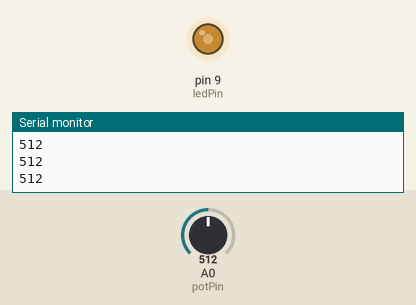
This sketch was run on a simulated Teensy 4. Shown: output pins drawn as LEDs (lit = HIGH), the last lines printed to the serial monitor. The inputs (shaded band) are chosen by the test bench; at power-on: A0 (potPin) = 512.

Above: at 1.2 s.
1.3 s: A0 (potPin) set to 716
At 1.7 s:
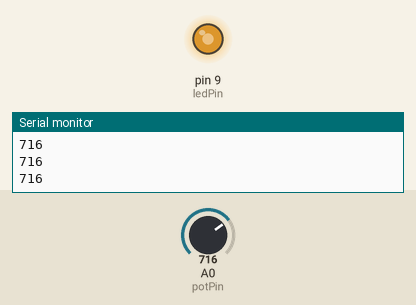
2.8 s: A0 (potPin) set to 900
At 3.7 s:
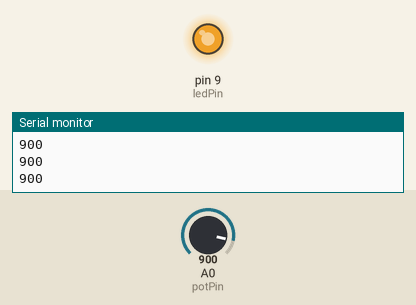
4.3 s: A0 (potPin) set to 122
At 5.0 s:
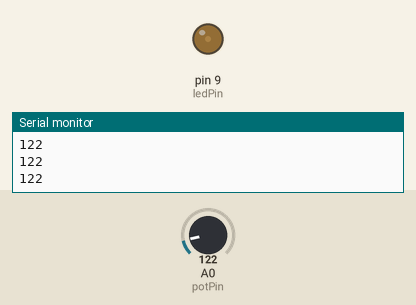
5.8 s: A0 (potPin) set to 0
At 6.2 s:
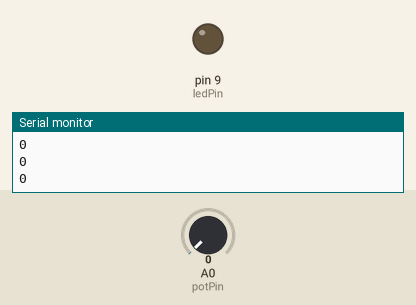
7.3 s: A0 (potPin) set to 511
At 8.5 s:
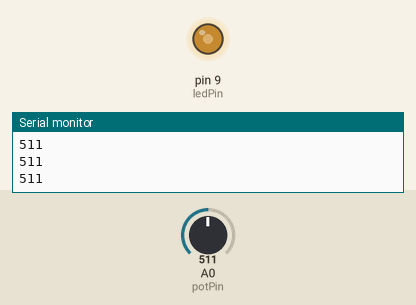
Timing chart, 0 to 9.8 s (numbered marks = the images above; inputs shaded):
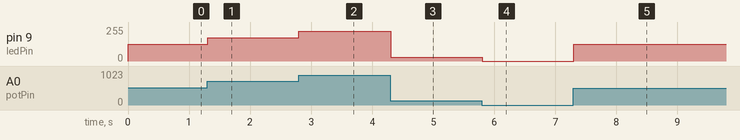

The sketch:

sendContreolPot.ino
```cpp
 int ledPin = 9;                    // LED connected to digital pin 9
 int potPin = A0;                   // Pin, an dem das Potentiometer angeschlossen ist
 int value;                         // speichert Wert des Potentiometers

 int minValue = 0;
 int maxValue = 1023;

 void setup()  {
   Serial.begin(9600);              // startet serielle Datenübertragung
 }

 void loop()  {
   value = analogRead(potPin);        // liefert den Wert des Potis und speichert ihn in der V.
   Serial.println(value);             // sendet Value an seriellen Port
   if (value<minValue) {value=minValue;}
   if (value>maxValue) {value=maxValue;}
   // alternativ zu den ifs:   value=constrain(value,minValue,maxValue);
   value = map(value,minValue,maxValue,0,127);   // map(eingehend, eigehendUnten, eingehenOben, zielUnten, zielOben);
   analogWrite(ledPin, value*2);
   usbMIDI.sendControlChange(7, value, 1);      // midi controller change
   delay(10);
 }
```

Measured:
- after the input at 1.3 s, pin 9 (ledPin): 126/255 → 176/255 at once
- after the input at 2.8 s, pin 9 (ledPin): 176/255 → 222/255 at once
- after the input at 4.3 s, pin 9 (ledPin): 222/255 → 30/255 at once
- after the input at 5.8 s, pin 9 (ledPin): 30/255 → 0/255 at once
- after the input at 7.3 s, pin 9 (ledPin): 0/255 → 126/255 at once
